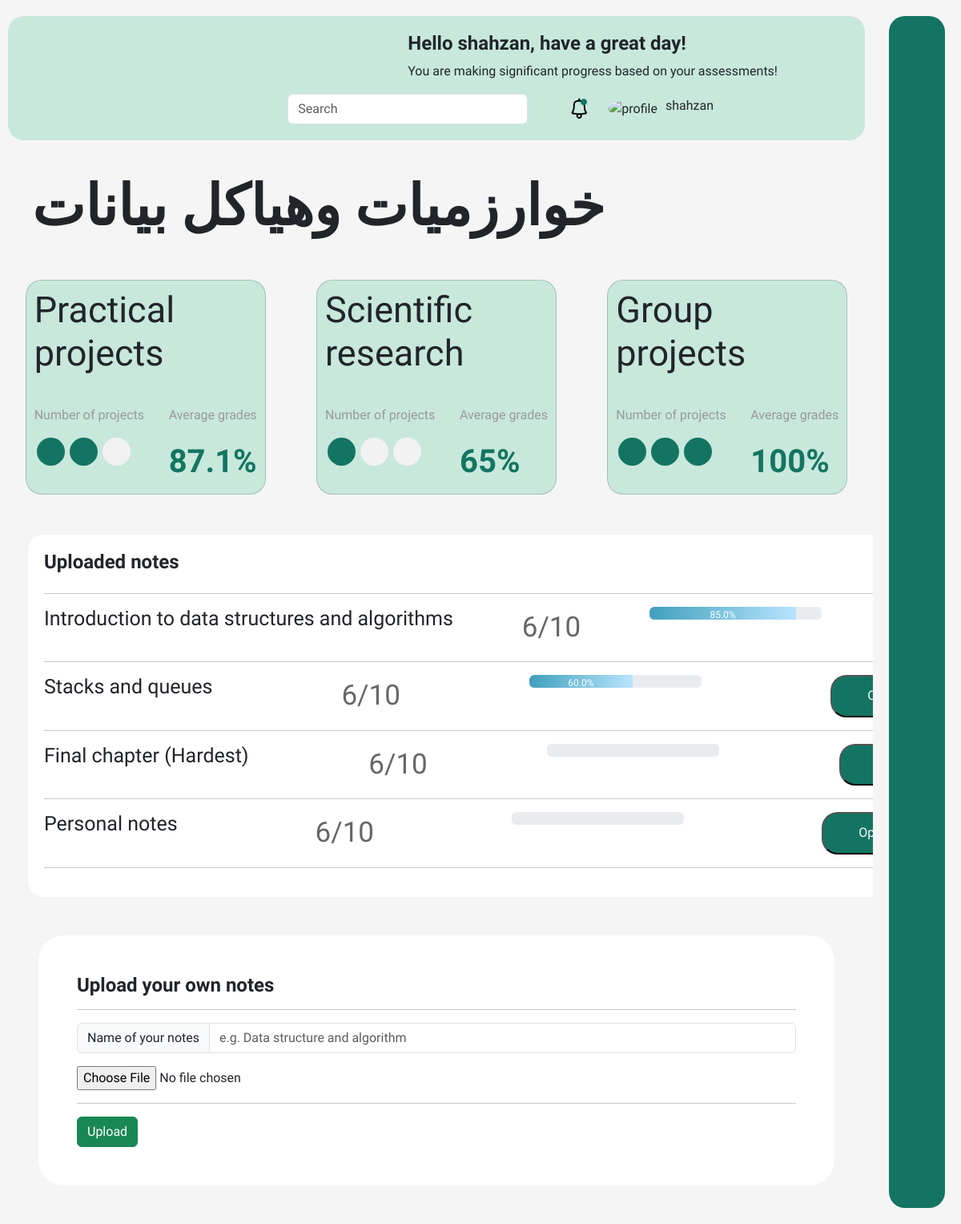
The app's page /open_subject/15 (signed in) with its own data.
### web/models.py (models this page shows, shortened)
class Subject(models.Model):
    username = models.CharField(max_length=256, default="")
    subject_name = models.CharField(max_length=100)
    num_notes = models.IntegerField(default=0)
    progress = models.FloatField(default=0)

class Note(models.Model):
    username = models.CharField(max_length=256, default="")
    subject_id = models.CharField(max_length=10)
    file = models.FileField(upload_to='web/Storage/')
    name = models.CharField(max_length=256, default="unnamed note")
    note_progress = models.FloatField(default=0)
    note = models.CharField(max_length=4000, default="")
    research_required = models.BooleanField(default=False)
    practical_required = models.BooleanField(default=False)
    group_practical_required = models.BooleanField(default=False)
    important_questions = models.CharField(default="", max_length=10000)
    quality_score = models.FloatField(default=0)
    note_brief = models.CharField(max_length=10000, default="")

### web/views.py (the view)
# urls.py: path('open_subject/<str:subject_id>', views.open_subject, name='open_subject'),
def open_subject(request, subject_id):
    subject = Subject.objects.get(id=subject_id)
    notes = Note.objects.filter(subject_id=subject_id)
    return render(request, 'web/subject.html', {"subject":subject, "notes":notes})

### web/templates/web/subject.html (shortened to what this page needs)
{% extends 'web/layout.html' %}
{% block body %}
<div class="title">
    <h1>{{subject.subject_name}}</h1>
</div>
<div class="cards">
    <div class="card">
        <h1>Practical projects</h1>
        <div class="desc">
            <div>
                <p>Number of projects</p>
                <div class="circles">
                    <div id="green-circle" class="circle"></div>
                    <div id="green-circle" class="circle"></div>
                    <div class="circle"></div>
                </div>
            </div>
            <div>
                <p>Average grades</p>
                <div class="grad">
                    <span>87.1%</span>
                </div>
            </div>
        </div>
    </div>
    <div class="card">
        <h1>Scientific research</h1>
        <div class="desc">
            <div>
                <p>Number of projects</p>
                <div class="circles">
                    <div id="green-circle" class="circle"></div>
                    <div class="circle"></div>
                    <div class="circle"></div>
                </div>
            </div>
            <div>
                <p>Average grades</p>
                <div class="grad">
                    <span>65%</span>
                </div>
            </div>
        </div>
    </div>
    <div class="card">
        <h1>Group projects</h1>
        <div class="desc">
            <div>
                <p>Number of projects</p>
                <div class="circles">
                    <div id="green-circle" class="circle"></div>
                    <div id="green-circle" class="circle"></div>
                    <div id="green-circle" class="circle"></div>
                </div>
            </div>
            <div>
                <p>Average grades</p>
                <div class="grad">
                    <span>100%</span>
                </div>
            </div>
        </div>
    </div>
</div>
<div class="notes-container">
    <div class="header">
        <h1>Uploaded notes</h1>
    </div>
    <hr>
    <div class="notes">
        {% for note in notes %}
        <div class="note">
            <div class="note-title">
                <h3>{{ note.name }}</h3>
            </div>
            <span>6/10</span>
            <div class="progress">
                <div style="height: 20px" class="progress" role="progressbar" aria-label="Example with label"
                    aria-valuenow="25" aria-valuemin="0" aria-valuemax="100">
                    <div class="progress-bar" style="
                    width: {{ note.note_progress }}%;
                    background: linear-gradient(
                      270deg,
                      #b8e4fd 0%,
                      #40a0be 100%
                    );
                  ">
                        {{ note.note_progress }}%
                    </div>
                </div>
            </div>
            <button><a href="{% url 'web:open_note' note.id %}" class="card-link text-light">Open</a></button>
        </div>
        <hr>
        {% empty %}
        <p>You have not uploaded any notes for this subject</p>
        {% endfor %}
    </div>
</div>
<form class="m-5 p-5" style="background-color: white; border-radius: 2rem;" method="post" action="{% url 'web:upload_note' %}"
    enctype="multipart/form-data">
    <h1>Upload your own notes</h1>
    <hr>
    <div class="input-group mb-3">
        <span class="input-group-text" name="file" required>Name of your notes</span>
        <input type="text" class="form-control" placeholder="e.g. Data structure and algorithm"
            id="name" name="name" type="file" required>
    </div>
    <input type="file" id="file" name="file" required> <br><hr>
    <button type="submit" class="btn btn-success">Upload</button>
</form>
{% endblock %}

### web/templates/web/layout.html (shortened to what this page needs)
{% load static %}
<!DOCTYPE html>
<html lang="en">
<head>
    <link href="https://cdn.jsdelivr.net/npm/bootstrap@5.3.3/dist/css/bootstrap.min.css" rel="stylesheet"
>
    <link href="https://cdn.lineicons.com/4.0/lineicons.css" rel="stylesheet" />
    <link rel="stylesheet" href="https://cdn.jsdelivr.net/npm/bootstrap-icons@1.11.1/font/bootstrap-icons.css">
    <link rel="stylesheet" href="{% static 'web/style.css' %}">
</head>
<body>
    <div class="wrapper">
        <aside id="sidebar">
            <div class="d-flex">
                <button class="toggle-btn" type="button">
                </button>
            </div>
            <ul class="sidebar-nav">
                <li class="sidebar-item">
                    <a href="{% url 'web:index' %}" class="sidebar-link">
                    </a>
                </li>
                <li class="sidebar-item">
                    <a href="{% url 'web:ai_tutor' 0 %}" class="sidebar-link">
                    </a>
                </li>
                <li class="sidebar-item">
                    <a href="#" class="sidebar-link">
                    </a>
                </li>
                <li class="sidebar-item">
                    <a href="#" class="sidebar-link">
                    </a>
                </li>
            </ul>
            <div class="sidebar-footer">
                {% if request.user.is_authenticated %}
                <a href="{% url 'web:logout_user' %}" class="sidebar-link">
                </a>
                {% else %}
                <a href="{% url 'web:login_user' %}" class="sidebar-link">
                    <i class="lni lni-exit"></i>
                    <span>Sign in</span>
                </a>
                {% endif %}
            </div>
        </aside>
        <div class="main">
            <div class="navbar">
                <div class="navbar-welcome">
                    <h1>Hello {{request.user.username}}, have a great day!</h1>
                    <p>You are making significant progress based on your assessments!</p>
                </div>
                <div class="navbar-details">
                    <div class="navbar-search">
                        <form class="form-inline">
                            <input class="form-control mr-sm-2" type="search" placeholder="Search" aria-label="Search" />
                        </form>
                    </div>
                    <div class="navbar-settings">
                        <div class="navbar-bell">
                        </div>
                        <div class="navbar-account">
                            <div class="navbar-account-img">
                                <img width="50px"
                                    src="https://neweralive.na/wp-content/uploads/2024/06/lloyd-sikeba.jpg"
                                    alt="profile" />
                            </div>
                            <div class="navbar-account-desc">
                                <h4>{{request.user.username}}</h4>
                            </div>
                        </div>
                    </div>
                </div>
            </div>
            {% block body %}
            {% endblock %}
</body>
</html>

### web/static/web/style.css (style rules this page uses)
a { text-decoration: none; }
li { list-style: none; }
h1 { font-weight: 600; font-size: 1.5rem; }
body { font-family: "El Messiri", sans-serif; background: #f5f5f5; }
.wrapper { display: flex; flex-direction: row-reverse; }
.main { min-height: 100vh; width: 100%; overflow: hidden; transition: all 0.35s ease-in-out; }
#sidebar { width: 70px; min-width: 70px; z-index: 1000; transition: all 0.25s ease-in-out; background-color: #137561; display: flex; flex-direction: column; margin: 20px 20px; border-radius: 20px; }
.toggle-btn { background-color: transparent; cursor: pointer; border: 0; padding: 1rem 1.5rem; }
.sidebar-nav { padding: 2rem 0; flex: 1 1 auto; }
a.sidebar-link { padding: 0.625rem 1.625rem; color: #fff; display: block; font-size: 0.9rem; white-space: nowrap; border-left: 3px solid transparent; }
.sidebar-item { position: relative; }
.navbar { flex-direction: row-reverse; background-color: #fff; padding: 10px 30px; margin: 20px 10px; border-radius: 20px; }
.navbar .navbar-welcome { direction: ltr; }
.navbar .navbar-details { display: flex; justify-content: space-between; direction: ltr; align-items: center; }
.navbar .navbar-settings { display: flex; justify-content: space-between; padding: 0px 50px; align-items: center; }
.navbar .navbar-search input { width: 300px; }
.navbar .navbar-account { display: flex; align-items: center; padding: 0 20px; }
.navbar .navbar-account-img img { border-radius: 50%; }
.navbar .navbar-account-desc { padding: 0 10px; }
.navbar .navbar-account-desc h4, p { font-size: medium; }
.title { margin: 40px 40px; }
.title h1 { font-weight: 700; font-size: 70px; direction: ltr; }
.cards { display: flex; justify-content: space-around; direction: ltr; margin: 40px 0px; }
.cards .card { width: 392px; direction: ltr; padding: 20px; border-radius: 20px; }
.cards .card h1 { font-weight: 500; font-size: 45px; padding-bottom: 30px; }
.cards .card .desc { display: flex; justify-content: space-between; }
.cards .card .desc p { color: #999999; }
.card .desc .circles { display: flex; }
.card .desc .circles .circle { width: 35px; height: 35px; border-radius: 50%; background: linear-gradient(0deg, #f2f2f2, #f2f2f2), linear-gradient(0deg, #f2f2f2, #f2f2f2), #f2f2f2; margin: 0px 3px; }
.card .desc #green-circle { background: #137561; }
.card .desc .grad span { font-weight: 700; font-size: 40px; color: #137561; }
.notes-container { width: 1329px; border-radius: 20px; padding: 20px; margin: 20px 0px; margin-left: 35px; background-color: #fff; direction: ltr; }
.notes-container .header { display: flex; justify-content: space-between; }
.notes { align-items: center; }
.notes .note { display: flex; justify-content: space-between; }
.note .note-title h3 { font-weight: 500; font-size: 25px; }
.note span { font-weight: 400; font-size: 35px; color: rgba(0, 0, 0, 0.6); }
.notes .note .progress { width: 215px; }
.note button { width: 130px; border-radius: 20px; background-color: #137561; color: #fff; }
body { font-family: "El Messiri", sans-serif; background: #F5F5F5; }
* { box-sizing: border-box; margin: 0; padding: 0; font-family: "El Messiri", sans-serif; }
.navbar li, a, button { font-weight: 500; font-size: 16px; color: #111; text-decoration: none; }
.navbar { display: flex; justify-content: space-between; flex-direction: row-reverse; align-items: center; padding: 20px 10%; position: sticky; top: 0; z-index: 100; background-color: #c8e8dc; }
.cards { width: 100%; display: flex; align-items: stretch; justify-content: space-around; direction: ltr; }
.cards .card { width: 300px; background-color: #c8e8dc; padding: 10px 10px; margin: 10px 30px; border-radius: 20px; }
.cards .card p { color: gray; }

### records on screen
Subject: subject_name "خوارزميات وهياكل بيانات"
Note: name "Introduction to data structures and algorithms", note_progress "85.0"
Note: name "Stacks and queues", note_progress "60.0"
Note: name "Final chapter (Hardest)"
Note: name "Personal notes"

### other values on screen
{{ request.user.username }} "shahzan"
